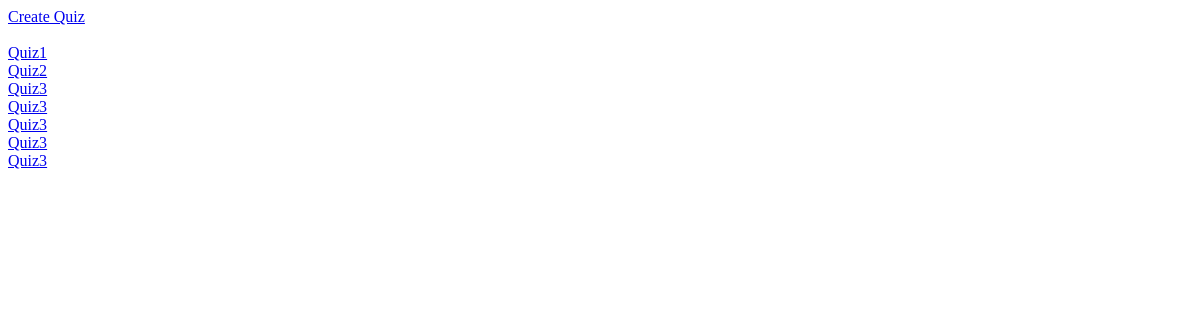
/, run on an earlier commit of the app's database.
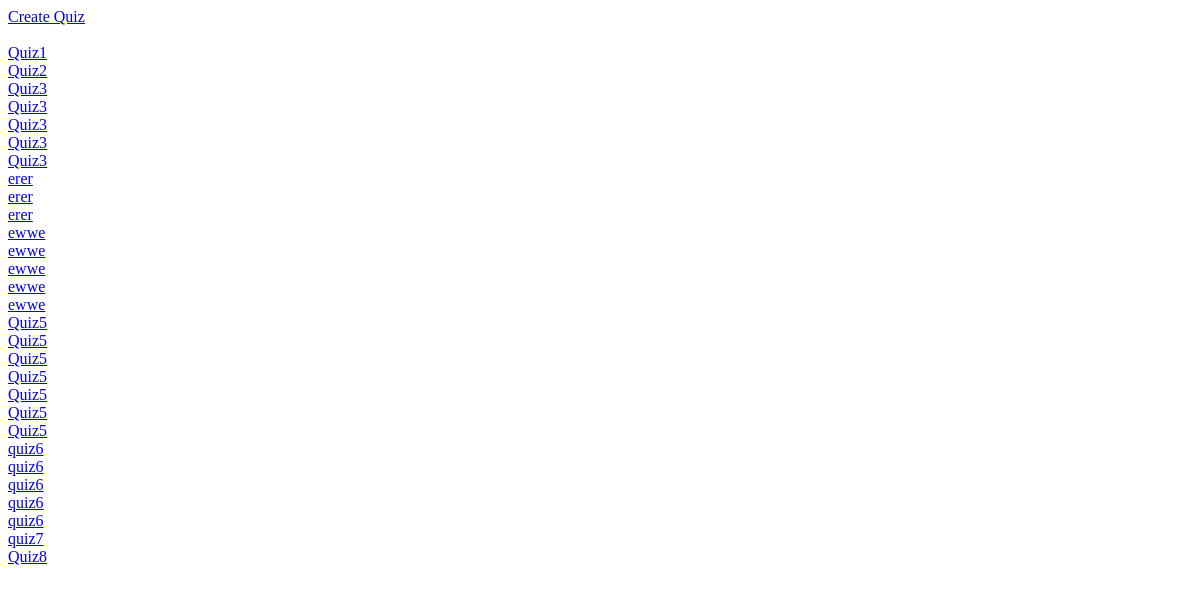
And on a later commit of the database.
### quizapps/models.py (models this page shows)
class Quizs(models.Model):
    quiz_name = models.CharField(max_length=200)
    date_added = models.DateTimeField(auto_now_add=True)
    def __str__(self):
        return self.quiz_name

### quizapps/views.py (the view)
# urls.py: path('', views.index, name="index"),
def index(request):
    global score
    score = 0
    quizs = Quizs.objects.all()
    context = {'quizs': quizs}
    return render(request, 'quizapps/index.html', context)

### quizapps/templates/quizapps/index.html (shortened to what this page needs)
<a href="{% url 'quizapps:create_quiz' %}">Create Quiz</a>
{% for quiz in quizs %}
	<a href="{% url 'quizapps:quiz' quiz.id %}"> {{ quiz }} </a><br>
{% endfor %}

What changed in the data, as far as the page shows it:
added Quizs: quiz_name "erer"
added Quizs: quiz_name "erer"
added Quizs: quiz_name "erer"
added Quizs: quiz_name "ewwe"
added Quizs: quiz_name "ewwe"
added Quizs: quiz_name "ewwe"
added Quizs: quiz_name "ewwe"
added Quizs: quiz_name "ewwe"
added Quizs: quiz_name "Quiz5"
added Quizs: quiz_name "Quiz5"
added Quizs: quiz_name "Quiz5"
added Quizs: quiz_name "Quiz5"
added Quizs: quiz_name "Quiz5"
added Quizs: quiz_name "Quiz5"
added Quizs: quiz_name "Quiz5"
added Quizs: quiz_name "quiz6"
added Quizs: quiz_name "quiz6"
added Quizs: quiz_name "quiz6"
added Quizs: quiz_name "quiz6"
added Quizs: quiz_name "quiz6"
added Quizs: quiz_name "quiz7"
added Quizs: quiz_name "Quiz8"
